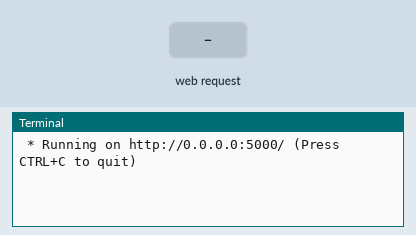
This program was run on a simulated Raspberry Pi (BCM pin numbers) with a Rainbow HAT. On the bench: the last lines printed to the terminal. Inputs (shaded band) come from the test bench. The clock reads 2024-03-15 10:24:30 at power-on unless the program sets it; random numbers come from a fixed seed.

Above: at 1.2 s.
1.3 s: HTTP request for / received
At 2.0 s:
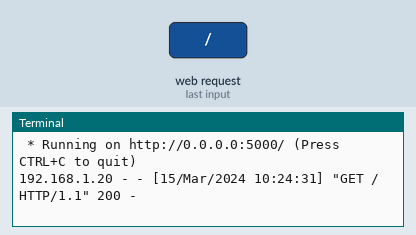
2.8 s: HTTP request for /temp/up received
At 3.1 s:
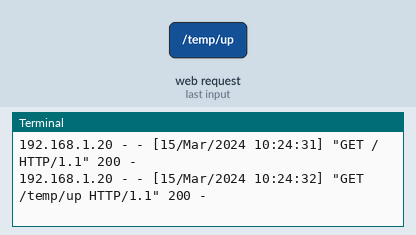
4.3 s: HTTP request for /press/up received
At 5.5 s:
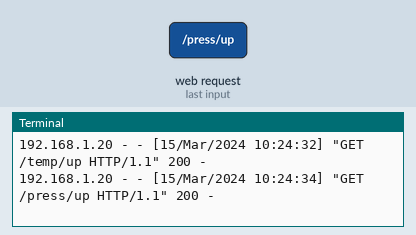
5.8 s: HTTP request for /temp/down received
At 6.6 s:
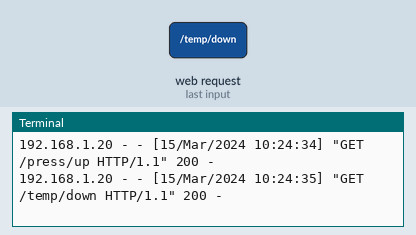
7.3 s: HTTP request for /press/down received
At 7.8 s:
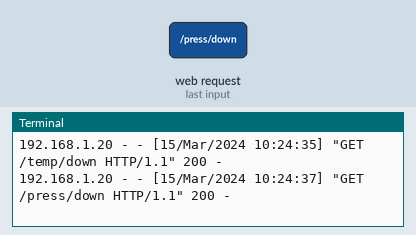

Measured:
- after the input at 1.3 s, the terminal: prints a new line at once (image 1)
- after the input at 2.8 s, the terminal: prints a new line at once (image 2)
- after the input at 4.3 s, the terminal: prints a new line at once (image 3)
- after the input at 5.8 s, the terminal: prints a new line at once (image 4)
- after the input at 7.3 s, the terminal: prints a new line at once (image 5)

The program:

main_flask.py
```python
#https://learn.pimoroni.com/tutorial/sandyj/getting-started-with-rainbow-hat-in-python
from flask import Flask, render_template
import datetime
import random
import rainbowhat as rh
import time

app = Flask(__name__)

temp = 23
press = 1022

#rh.rainbow.clear()

@app.route('/')
def index():
    global temp
    global press
    now = datetime.datetime.now()
    timeString = now.strftime("%Y-%m-%d %H:%M")
    temp = random.randint(21, 30) #str(rh.weather.temperature())
    press = random.randint(985, 1037) #str(rh.weather.pressure())
    templateData = {
        'title' : 'HELLO!',
        'time' : timeString,
        'temp' : temp,
        'press' : press,
        }
    return render_template('index_new.html', **templateData)

@app.route('/<deviceName>/<action>')
def action(deviceName, action):
    global temp
    global press
    now = datetime.datetime.now()
    timeString = now.strftime("%Y-%m-%d %H:%M")

    if deviceName == 'temp':
        if action == 'up':
            temp += 1
        if action == 'down':
            temp -= 1
    if deviceName == 'press':
        if action == 'up':
            press += 5
        if action == 'down':
            press -= 5

    templateData = {
        'title' : 'HELLO!',
        'time' : timeString,
        'temp' : temp,
        'press' : press,
        }

    return render_template('index_new.html', **templateData)


if __name__ == '__main__':
    app.run(debug=True, port=5000, host='0.0.0.0')
    while True:
        rh.display.clear()
        rh.display.print_float(temp)
        rh.display.show()
        time.sleep(60)

    
```
